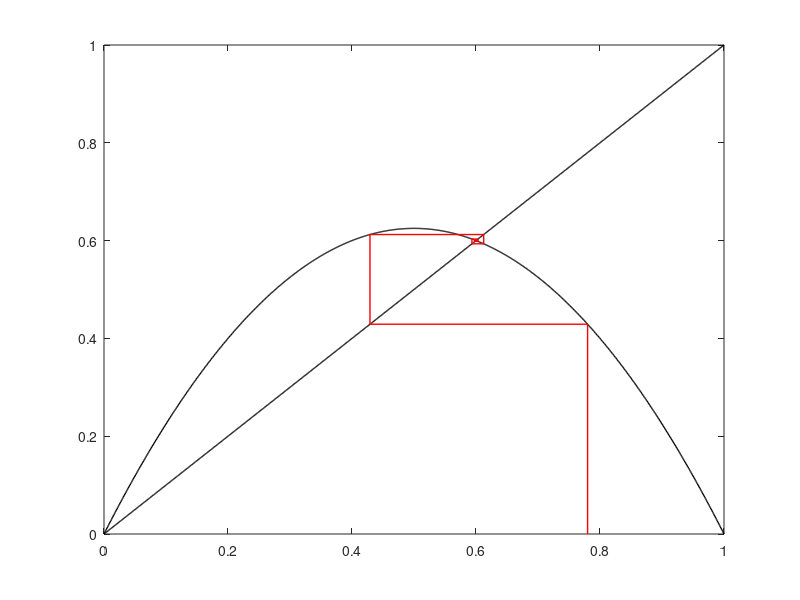

MATLAB code to generate this figure:
%% Logistic map cobwebbing

% for r < 1 try xinit = 0.2 0.5 0.8
% for 1<r<2 try xinit = 0.2 0.5 0.8
% for 2<r<3 try xinit = 0.3 0.7
r = 2.5;
f = @(x) r.*x.*(1-x);

figure
x_temp = 0 :0.001:1;
h1 = plot(x_temp,f(x_temp),'k','LineWidth',1);
hold on
h2 = plot(x_temp,x_temp,'k','LineWidth',1);

xinit = 0.78;
tmax = 100;
x = NaN(1,tmax);x(1) = xinit;
hold on
plot([xinit,xinit],[0,f(xinit)],'r','LineWidth',1);
for t = 2:tmax
    x(t) = f(x(t-1));
    hold on;
    plot([x(t-1),x(t)],[x(t),x(t)],'r','LineWidth',1);
    hold on
    plot([x(t),x(t)],[x(t),f(x(t))],'r','LineWidth',1);

end